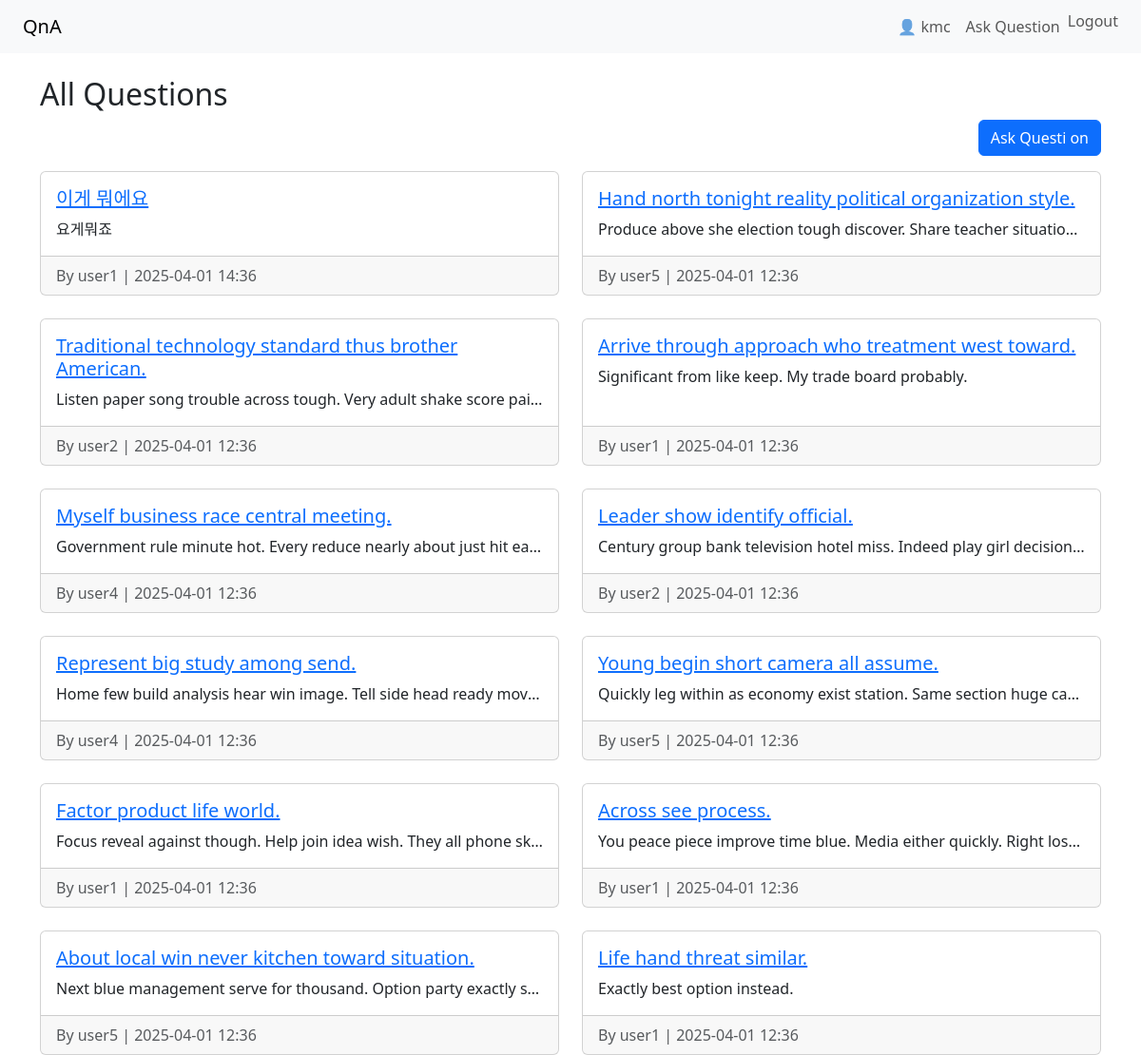
The app's page / (signed in) with its own data.
### qa/models.py (models this page shows, shortened)
class Question(models.Model):
    title = models.CharField(max_length=200)
    content = models.TextField()
    author = models.ForeignKey(User, on_delete=models.CASCADE)
    created_at = models.DateTimeField(auto_now_add=True)

### qa/views.py (the view)
# urls.py: path('', views.question_list, name='question_list'),
def question_list(request):
    questions = Question.objects.order_by('-created_at')
    return render(request, 'qa/question_list.html', {'questions':questions})

### qa/templates/qa/question_list.html
{% extends 'qa/base.html' %} {% block content %}
<h2>All Questions</h2>
<div class="d-flex justify-content-end mb-3">
	<a href="{% url 'ask_question' %}" class="btn btn-primary">Ask Questi on</a>
</div>
<div class="row row-cols-1 row-cols-md-2 g-4">
	{% for question in questions %}
	<div class="col">
		<div class="card h-100">
			<div class="card-body">
				<h5 class="card-title">
					<a href="{% url 'question_detail' question.pk %}"
						>{{ question.title }}</a
					>
				</h5>
				<p class="card-text text-truncate">{{ question.content }}</p>
			</div>
			<div class="card-footer text-muted">
				By {{ question.author.username }} | {{ question.created_at|date:"Y-m-d H:i"}}
			</div>
		</div>
	</div>
	{% empty %}
	<p>No questions yet.</p>
	{% endfor %}
</div>
{% endblock %}

### qa/templates/qa/base.html (shortened to what this page needs)
<!DOCTYPE html>
<html lang="en">
	<head>
		<link
			href="https://cdn.jsdelivr.net/npm/bootstrap@5.3.2/dist/css/bootstr
ap.min.css"
			rel="stylesheet"
		/>
	</head>
	<body>
		<nav class="navbar navbar-expand-lg navbar-light bg-light px-4">
			<a class="navbar-brand" href="/">QnA</a>
			<div class="collapse navbar-collapse">
				<ul class="navbar-nav ms-auto">
					{% if user.is_authenticated %}
					<li class="nav-item">
						<span class="nav-link">👤 {{ user.username }}</span>
					</li>
					<li class="nav-item">
						<a class="nav-link" href="{% url 'ask_question' %}">Ask Question</a>
					</li>
					<li class="nav-item">
						<form action="{% url 'logout' %}" method="post" class="d-i nline">
							<button
								type="submit"
								class="btn btn-link nav-link"
								style="display: inline; padding: 0"
							>
								Logout
							</button>
						</form>
					</li>
					{% else %}
					<li class="nav-item">
						<a class="nav-link" href="{% url 'login' %}">Login</a>
					</li>
					{% endif %}
				</ul>
			</div>
		</nav>
		<div class="container mt-4">{% block content %} {% endblock %}</div>
	</body>
</html>

### records on screen
Question: title "이게 뭐에요", content "요게뭐죠", author.username "user1", created_at "2025-04-01 14:36"
Question: title "Hand north tonight reality political organization style.", content "Produce above she election tough discover. Share teacher situatio…", author.username "user5", created_at "2025-04-01 12:36"
Question: title "Traditional technology standard thus brother American.", content "Listen paper song trouble across tough. Very adult shake score pai…", author.username "user2", created_at "2025-04-01 12:36"
Question: title "Arrive through approach who treatment west toward.", content "Significant from like keep. My trade board probably.", author.username "user1", created_at "2025-04-01 12:36"
Question: title "Myself business race central meeting.", content "Government rule minute hot. Every reduce nearly about just hit ea…", author.username "user4", created_at "2025-04-01 12:36"
Question: title "Leader show identify official.", content "Century group bank television hotel miss. Indeed play girl decision…", author.username "user2", created_at "2025-04-01 12:36"
Question: title "Represent big study among send.", content "Home few build analysis hear win image. Tell side head ready mov…", author.username "user4", created_at "2025-04-01 12:36"
Question: title "Young begin short camera all assume.", content "Quickly leg within as economy exist station. Same section huge ca…", author.username "user5", created_at "2025-04-01 12:36"
Question: title "Factor product life world.", content "Focus reveal against though. Help join idea wish. They all phone sk…", author.username "user1", created_at "2025-04-01 12:36"
Question: title "Across see process.", content "You peace piece improve time blue. Media either quickly. Right los…", author.username "user1", created_at "2025-04-01 12:36"
Question: title "About local win never kitchen toward situation.", content "Next blue management serve for thousand. Option party exactly s…", author.username "user5", created_at "2025-04-01 12:36"
Question: title "Life hand threat similar.", content "Exactly best option instead.", author.username "user1", created_at "2025-04-01 12:36"

### other values on screen
{{ user.username }} "kmc"
